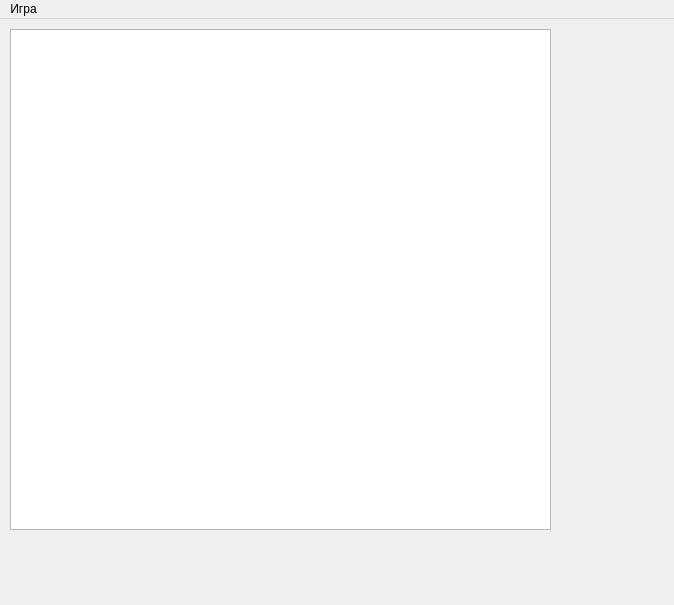
<?xml version="1.0" encoding="UTF-8"?>
<ui version="4.0">
 <class>MainWindow</class>
 <widget class="QMainWindow" name="MainWindow">
  <property name="geometry">
   <rect>
    <x>0</x>
    <y>0</y>
    <width>674</width>
    <height>605</height>
   </rect>
  </property>
  <property name="windowTitle">
   <string>MainWindow</string>
  </property>
  <property name="layoutDirection">
   <enum>Qt::LeftToRight</enum>
  </property>
  <widget class="QWidget" name="centralwidget">
   <widget class="QWidget" name="verticalLayoutWidget_2">
    <property name="geometry">
     <rect>
      <x>10</x>
      <y>10</y>
      <width>541</width>
      <height>501</height>
     </rect>
    </property>
    <layout class="QVBoxLayout" name="verticalLayout_2">
     <property name="spacing">
      <number>6</number>
     </property>
     <property name="sizeConstraint">
      <enum>QLayout::SetDefaultConstraint</enum>
     </property>
     <item>
      <widget class="QTableView" name="gameFieldTableView">
       <property name="styleSheet">
        <string notr="true">QTableView { gridline-color: green; }</string>
       </property>
       <property name="frameShape">
        <enum>QFrame::StyledPanel</enum>
       </property>
       <property name="verticalScrollBarPolicy">
        <enum>Qt::ScrollBarAsNeeded</enum>
       </property>
       <attribute name="horizontalHeaderVisible">
        <bool>false</bool>
       </attribute>
       <attribute name="horizontalHeaderDefaultSectionSize">
        <number>30</number>
       </attribute>
       <attribute name="verticalHeaderVisible">
        <bool>false</bool>
       </attribute>
      </widget>
     </item>
    </layout>
   </widget>
  </widget>
  <widget class="QMenuBar" name="menubar">
   <property name="geometry">
    <rect>
     <x>0</x>
     <y>0</y>
     <width>674</width>
     <height>26</height>
    </rect>
   </property>
   <widget class="QMenu" name="menu">
    <property name="title">
     <string>Игра</string>
    </property>
    <addaction name="action"/>
    <addaction name="separator"/>
   </widget>
   <addaction name="menu"/>
  </widget>
  <action name="action">
   <property name="text">
    <string>&amp;Новая</string>
   </property>
  </action>
  <action name="action_2">
   <property name="text">
    <string>&amp;Параметры</string>
   </property>
  </action>
  <action name="action_3">
   <property name="text">
    <string>-</string>
   </property>
  </action>
  <action name="action_5">
   <property name="text">
    <string>&amp;Выход</string>
   </property>
  </action>
 </widget>
 <resources/>
 <connections/>
</ui>
